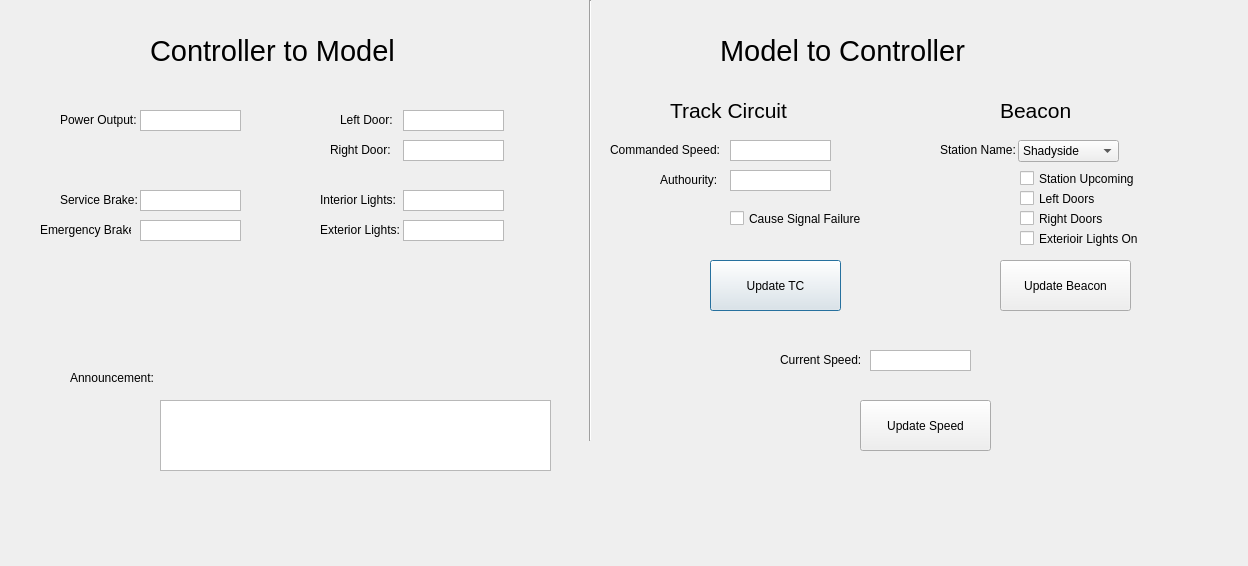
<?xml version="1.0" encoding="UTF-8"?>
<ui version="4.0">
 <class>TrainModelInterface</class>
 <widget class="QDialog" name="TrainModelInterface">
  <property name="geometry">
   <rect>
    <x>0</x>
    <y>0</y>
    <width>1248</width>
    <height>566</height>
   </rect>
  </property>
  <property name="windowTitle">
   <string>Train Model Interface</string>
  </property>
  <widget class="QPlainTextEdit" name="PowerVal">
   <property name="geometry">
    <rect>
     <x>140</x>
     <y>110</y>
     <width>101</width>
     <height>21</height>
    </rect>
   </property>
   <property name="verticalScrollBarPolicy">
    <enum>Qt::ScrollBarAlwaysOff</enum>
   </property>
   <property name="horizontalScrollBarPolicy">
    <enum>Qt::ScrollBarAlwaysOff</enum>
   </property>
   <property name="readOnly">
    <bool>true</bool>
   </property>
  </widget>
  <widget class="QPlainTextEdit" name="LDoorVal">
   <property name="geometry">
    <rect>
     <x>403</x>
     <y>110</y>
     <width>101</width>
     <height>21</height>
    </rect>
   </property>
   <property name="verticalScrollBarPolicy">
    <enum>Qt::ScrollBarAlwaysOff</enum>
   </property>
   <property name="horizontalScrollBarPolicy">
    <enum>Qt::ScrollBarAlwaysOff</enum>
   </property>
   <property name="readOnly">
    <bool>true</bool>
   </property>
   <property name="overwriteMode">
    <bool>false</bool>
   </property>
  </widget>
  <widget class="QPlainTextEdit" name="RDoorVal">
   <property name="geometry">
    <rect>
     <x>403</x>
     <y>140</y>
     <width>101</width>
     <height>21</height>
    </rect>
   </property>
   <property name="verticalScrollBarPolicy">
    <enum>Qt::ScrollBarAlwaysOff</enum>
   </property>
   <property name="horizontalScrollBarPolicy">
    <enum>Qt::ScrollBarAlwaysOff</enum>
   </property>
   <property name="readOnly">
    <bool>true</bool>
   </property>
  </widget>
  <widget class="QPlainTextEdit" name="ILightVal">
   <property name="geometry">
    <rect>
     <x>403</x>
     <y>190</y>
     <width>101</width>
     <height>21</height>
    </rect>
   </property>
   <property name="verticalScrollBarPolicy">
    <enum>Qt::ScrollBarAlwaysOff</enum>
   </property>
   <property name="horizontalScrollBarPolicy">
    <enum>Qt::ScrollBarAlwaysOff</enum>
   </property>
   <property name="readOnly">
    <bool>true</bool>
   </property>
   <property name="plainText">
    <string/>
   </property>
  </widget>
  <widget class="QPlainTextEdit" name="ELightVal">
   <property name="geometry">
    <rect>
     <x>403</x>
     <y>220</y>
     <width>101</width>
     <height>21</height>
    </rect>
   </property>
   <property name="verticalScrollBarPolicy">
    <enum>Qt::ScrollBarAlwaysOff</enum>
   </property>
   <property name="horizontalScrollBarPolicy">
    <enum>Qt::ScrollBarAlwaysOff</enum>
   </property>
   <property name="readOnly">
    <bool>true</bool>
   </property>
   <property name="plainText">
    <string/>
   </property>
  </widget>
  <widget class="QPlainTextEdit" name="CommSpeedVal">
   <property name="geometry">
    <rect>
     <x>730</x>
     <y>140</y>
     <width>101</width>
     <height>21</height>
    </rect>
   </property>
   <property name="verticalScrollBarPolicy">
    <enum>Qt::ScrollBarAlwaysOff</enum>
   </property>
   <property name="horizontalScrollBarPolicy">
    <enum>Qt::ScrollBarAlwaysOff</enum>
   </property>
   <property name="readOnly">
    <bool>false</bool>
   </property>
   <property name="plainText">
    <string/>
   </property>
  </widget>
  <widget class="QPlainTextEdit" name="EBrakeVal">
   <property name="geometry">
    <rect>
     <x>140</x>
     <y>220</y>
     <width>101</width>
     <height>21</height>
    </rect>
   </property>
   <property name="verticalScrollBarPolicy">
    <enum>Qt::ScrollBarAlwaysOff</enum>
   </property>
   <property name="horizontalScrollBarPolicy">
    <enum>Qt::ScrollBarAlwaysOff</enum>
   </property>
   <property name="readOnly">
    <bool>true</bool>
   </property>
   <property name="plainText">
    <string/>
   </property>
  </widget>
  <widget class="QPlainTextEdit" name="SBrakeVal">
   <property name="geometry">
    <rect>
     <x>140</x>
     <y>190</y>
     <width>101</width>
     <height>21</height>
    </rect>
   </property>
   <property name="verticalScrollBarPolicy">
    <enum>Qt::ScrollBarAlwaysOff</enum>
   </property>
   <property name="horizontalScrollBarPolicy">
    <enum>Qt::ScrollBarAlwaysOff</enum>
   </property>
   <property name="readOnly">
    <bool>true</bool>
   </property>
   <property name="plainText">
    <string/>
   </property>
  </widget>
  <widget class="QLabel" name="label">
   <property name="geometry">
    <rect>
     <x>60</x>
     <y>110</y>
     <width>81</width>
     <height>20</height>
    </rect>
   </property>
   <property name="text">
    <string>Power Output:</string>
   </property>
  </widget>
  <widget class="QLabel" name="label_2">
   <property name="geometry">
    <rect>
     <x>610</x>
     <y>140</y>
     <width>121</width>
     <height>20</height>
    </rect>
   </property>
   <property name="text">
    <string>Commanded Speed:</string>
   </property>
  </widget>
  <widget class="QLabel" name="label_3">
   <property name="geometry">
    <rect>
     <x>340</x>
     <y>110</y>
     <width>81</width>
     <height>20</height>
    </rect>
   </property>
   <property name="text">
    <string>Left Door:</string>
   </property>
  </widget>
  <widget class="QLabel" name="label_4">
   <property name="geometry">
    <rect>
     <x>330</x>
     <y>140</y>
     <width>81</width>
     <height>20</height>
    </rect>
   </property>
   <property name="text">
    <string>Right Door:</string>
   </property>
  </widget>
  <widget class="QLabel" name="label_5">
   <property name="geometry">
    <rect>
     <x>320</x>
     <y>190</y>
     <width>91</width>
     <height>20</height>
    </rect>
   </property>
   <property name="text">
    <string>Interior Lights:</string>
   </property>
  </widget>
  <widget class="QLabel" name="label_6">
   <property name="geometry">
    <rect>
     <x>320</x>
     <y>220</y>
     <width>91</width>
     <height>20</height>
    </rect>
   </property>
   <property name="text">
    <string>Exterior Lights:</string>
   </property>
  </widget>
  <widget class="QLabel" name="label_7">
   <property name="geometry">
    <rect>
     <x>60</x>
     <y>190</y>
     <width>91</width>
     <height>20</height>
    </rect>
   </property>
   <property name="text">
    <string>Service Brake:</string>
   </property>
  </widget>
  <widget class="QLabel" name="label_8">
   <property name="geometry">
    <rect>
     <x>40</x>
     <y>220</y>
     <width>91</width>
     <height>20</height>
    </rect>
   </property>
   <property name="text">
    <string>Emergency Brake:</string>
   </property>
  </widget>
  <widget class="Line" name="line">
   <property name="geometry">
    <rect>
     <x>580</x>
     <y>0</y>
     <width>21</width>
     <height>441</height>
    </rect>
   </property>
   <property name="orientation">
    <enum>Qt::Vertical</enum>
   </property>
  </widget>
  <widget class="QLabel" name="label_9">
   <property name="geometry">
    <rect>
     <x>150</x>
     <y>30</y>
     <width>321</width>
     <height>41</height>
    </rect>
   </property>
   <property name="font">
    <font>
     <pointsize>22</pointsize>
    </font>
   </property>
   <property name="text">
    <string>Controller to Model</string>
   </property>
  </widget>
  <widget class="QLabel" name="label_10">
   <property name="geometry">
    <rect>
     <x>720</x>
     <y>30</y>
     <width>321</width>
     <height>41</height>
    </rect>
   </property>
   <property name="font">
    <font>
     <pointsize>22</pointsize>
    </font>
   </property>
   <property name="text">
    <string>Model to Controller</string>
   </property>
  </widget>
  <widget class="QPlainTextEdit" name="AuthVal">
   <property name="geometry">
    <rect>
     <x>730</x>
     <y>170</y>
     <width>101</width>
     <height>21</height>
    </rect>
   </property>
   <property name="verticalScrollBarPolicy">
    <enum>Qt::ScrollBarAlwaysOff</enum>
   </property>
   <property name="horizontalScrollBarPolicy">
    <enum>Qt::ScrollBarAlwaysOff</enum>
   </property>
   <property name="readOnly">
    <bool>false</bool>
   </property>
   <property name="plainText">
    <string/>
   </property>
  </widget>
  <widget class="QLabel" name="label_12">
   <property name="geometry">
    <rect>
     <x>660</x>
     <y>170</y>
     <width>81</width>
     <height>20</height>
    </rect>
   </property>
   <property name="text">
    <string>Authourity:</string>
   </property>
  </widget>
  <widget class="QLabel" name="label_13">
   <property name="geometry">
    <rect>
     <x>940</x>
     <y>140</y>
     <width>101</width>
     <height>20</height>
    </rect>
   </property>
   <property name="text">
    <string>Station Name:</string>
   </property>
  </widget>
  <widget class="QPushButton" name="tcButton">
   <property name="geometry">
    <rect>
     <x>710</x>
     <y>260</y>
     <width>131</width>
     <height>51</height>
    </rect>
   </property>
   <property name="text">
    <string>Update TC</string>
   </property>
  </widget>
  <widget class="QLabel" name="label_11">
   <property name="geometry">
    <rect>
     <x>780</x>
     <y>350</y>
     <width>121</width>
     <height>20</height>
    </rect>
   </property>
   <property name="text">
    <string>Current Speed:</string>
   </property>
  </widget>
  <widget class="QPlainTextEdit" name="CurSpeedVal">
   <property name="geometry">
    <rect>
     <x>870</x>
     <y>350</y>
     <width>101</width>
     <height>21</height>
    </rect>
   </property>
   <property name="verticalScrollBarPolicy">
    <enum>Qt::ScrollBarAlwaysOff</enum>
   </property>
   <property name="horizontalScrollBarPolicy">
    <enum>Qt::ScrollBarAlwaysOff</enum>
   </property>
   <property name="readOnly">
    <bool>false</bool>
   </property>
   <property name="plainText">
    <string/>
   </property>
  </widget>
  <widget class="QCheckBox" name="sigFail">
   <property name="geometry">
    <rect>
     <x>730</x>
     <y>210</y>
     <width>141</width>
     <height>17</height>
    </rect>
   </property>
   <property name="text">
    <string>Cause Signal Failure</string>
   </property>
  </widget>
  <widget class="QCheckBox" name="stationComing">
   <property name="geometry">
    <rect>
     <x>1020</x>
     <y>170</y>
     <width>131</width>
     <height>17</height>
    </rect>
   </property>
   <property name="text">
    <string>Station Upcoming</string>
   </property>
  </widget>
  <widget class="QCheckBox" name="BLDoor">
   <property name="geometry">
    <rect>
     <x>1020</x>
     <y>190</y>
     <width>131</width>
     <height>17</height>
    </rect>
   </property>
   <property name="text">
    <string>Left Doors</string>
   </property>
  </widget>
  <widget class="QCheckBox" name="BRDoor">
   <property name="geometry">
    <rect>
     <x>1020</x>
     <y>210</y>
     <width>131</width>
     <height>17</height>
    </rect>
   </property>
   <property name="text">
    <string>Right Doors</string>
   </property>
  </widget>
  <widget class="QCheckBox" name="BExtLight">
   <property name="geometry">
    <rect>
     <x>1020</x>
     <y>230</y>
     <width>131</width>
     <height>17</height>
    </rect>
   </property>
   <property name="text">
    <string>Exterioir Lights On</string>
   </property>
  </widget>
  <widget class="QLabel" name="label_14">
   <property name="geometry">
    <rect>
     <x>670</x>
     <y>100</y>
     <width>131</width>
     <height>21</height>
    </rect>
   </property>
   <property name="font">
    <font>
     <pointsize>16</pointsize>
    </font>
   </property>
   <property name="text">
    <string>Track Circuit</string>
   </property>
  </widget>
  <widget class="QLabel" name="label_15">
   <property name="geometry">
    <rect>
     <x>1000</x>
     <y>100</y>
     <width>131</width>
     <height>21</height>
    </rect>
   </property>
   <property name="font">
    <font>
     <pointsize>16</pointsize>
    </font>
   </property>
   <property name="text">
    <string>Beacon</string>
   </property>
  </widget>
  <widget class="QPushButton" name="beaconButton">
   <property name="geometry">
    <rect>
     <x>1000</x>
     <y>260</y>
     <width>131</width>
     <height>51</height>
    </rect>
   </property>
   <property name="text">
    <string>Update Beacon</string>
   </property>
  </widget>
  <widget class="QPushButton" name="speedButton">
   <property name="geometry">
    <rect>
     <x>860</x>
     <y>400</y>
     <width>131</width>
     <height>51</height>
    </rect>
   </property>
   <property name="text">
    <string>Update Speed</string>
   </property>
  </widget>
  <widget class="QComboBox" name="stationSel">
   <property name="geometry">
    <rect>
     <x>1018</x>
     <y>140</y>
     <width>101</width>
     <height>22</height>
    </rect>
   </property>
   <item>
    <property name="text">
     <string>Shadyside</string>
    </property>
   </item>
   <item>
    <property name="text">
     <string>Herron Ave</string>
    </property>
   </item>
   <item>
    <property name="text">
     <string>Swissville</string>
    </property>
   </item>
   <item>
    <property name="text">
     <string>Penn Station</string>
    </property>
   </item>
   <item>
    <property name="text">
     <string>Steel Plaza</string>
    </property>
   </item>
   <item>
    <property name="text">
     <string>First Ave</string>
    </property>
   </item>
   <item>
    <property name="text">
     <string>Station Square</string>
    </property>
   </item>
   <item>
    <property name="text">
     <string>South Hills Junction</string>
    </property>
   </item>
   <item>
    <property name="text">
     <string>Pioneer</string>
    </property>
   </item>
   <item>
    <property name="text">
     <string>Edgebrook</string>
    </property>
   </item>
   <item>
    <property name="text">
     <string>Whited</string>
    </property>
   </item>
   <item>
    <property name="text">
     <string>South Bank</string>
    </property>
   </item>
   <item>
    <property name="text">
     <string>Central</string>
    </property>
   </item>
   <item>
    <property name="text">
     <string>Inglewood</string>
    </property>
   </item>
   <item>
    <property name="text">
     <string>Overbrook</string>
    </property>
   </item>
   <item>
    <property name="text">
     <string>Glenbury</string>
    </property>
   </item>
   <item>
    <property name="text">
     <string>Dormont</string>
    </property>
   </item>
   <item>
    <property name="text">
     <string>Mt Lebanon</string>
    </property>
   </item>
   <item>
    <property name="text">
     <string>Poplar</string>
    </property>
   </item>
   <item>
    <property name="text">
     <string>Castle Shannon</string>
    </property>
   </item>
  </widget>
  <widget class="QLabel" name="label_16">
   <property name="geometry">
    <rect>
     <x>70</x>
     <y>370</y>
     <width>111</width>
     <height>16</height>
    </rect>
   </property>
   <property name="text">
    <string>Announcement:</string>
   </property>
  </widget>
  <widget class="QPlainTextEdit" name="AnnounceVal">
   <property name="geometry">
    <rect>
     <x>160</x>
     <y>400</y>
     <width>391</width>
     <height>71</height>
    </rect>
   </property>
   <property name="verticalScrollBarPolicy">
    <enum>Qt::ScrollBarAlwaysOff</enum>
   </property>
   <property name="horizontalScrollBarPolicy">
    <enum>Qt::ScrollBarAlwaysOff</enum>
   </property>
   <property name="readOnly">
    <bool>true</bool>
   </property>
   <property name="plainText">
    <string/>
   </property>
  </widget>
 </widget>
 <resources/>
 <connections/>
</ui>
